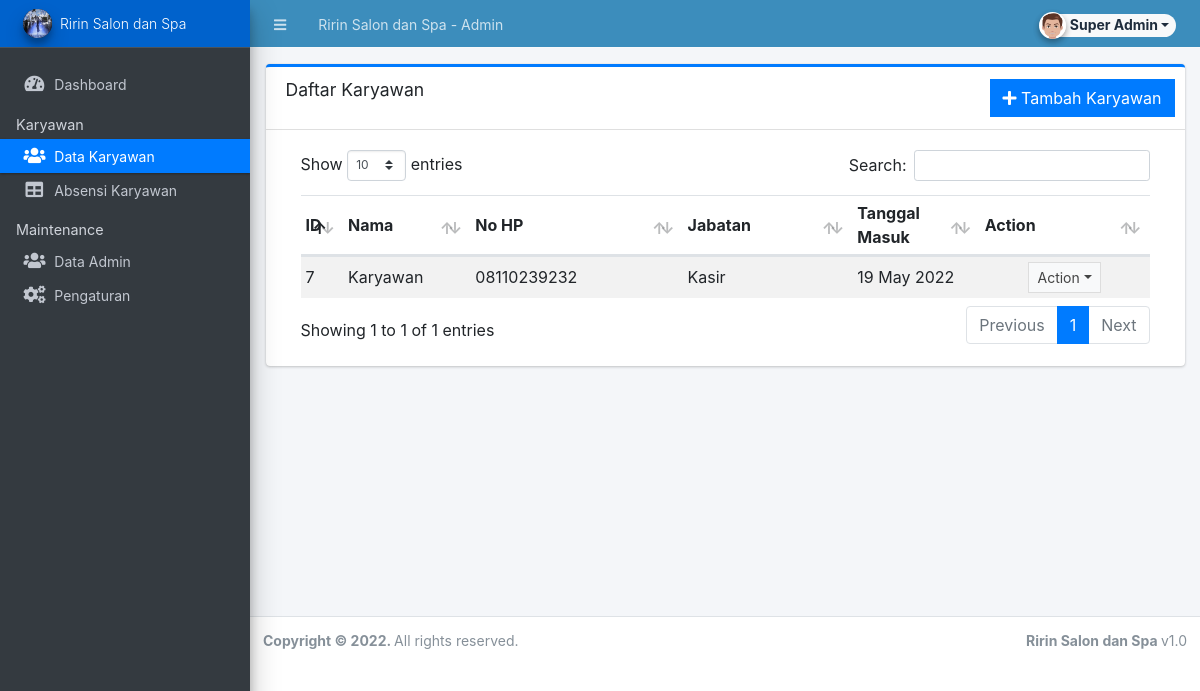
Page /admin/?page=karyawan/karyawan (signed in) on the earlier database version.
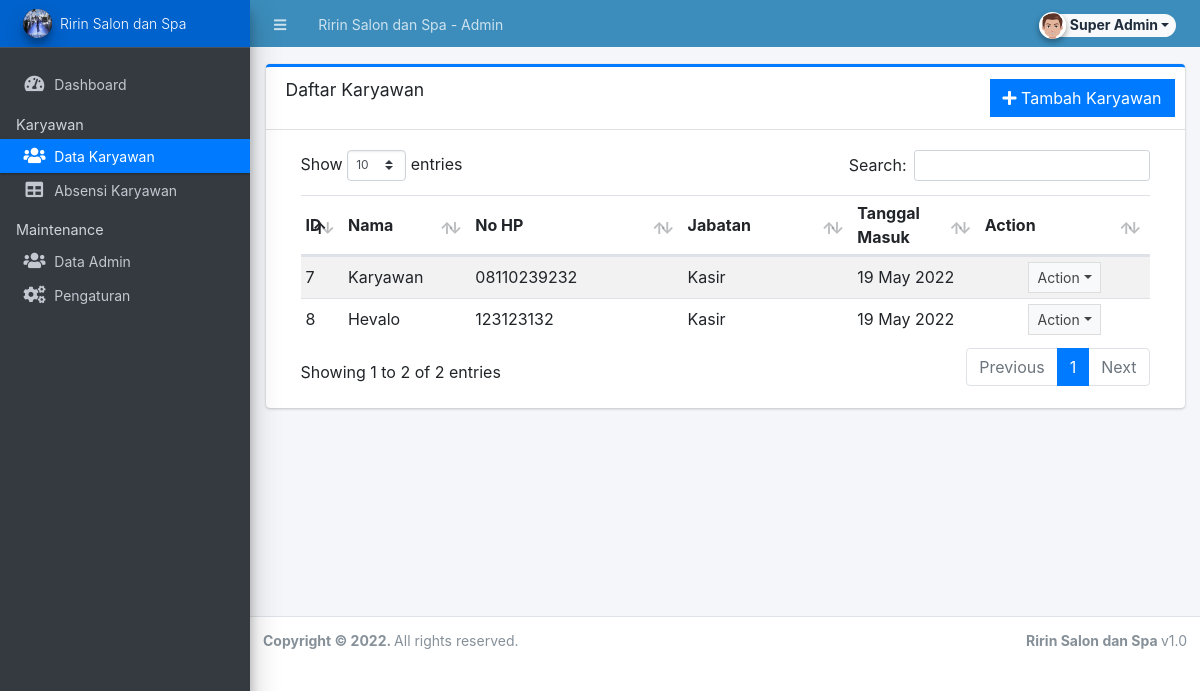
Same page on the later database version.
### tables this page shows
CREATE TABLE `karyawan` (
  `id` int(11) NOT NULL AUTO_INCREMENT,
  `nama` varchar(50) DEFAULT NULL,
  `alamat` varchar(100) DEFAULT NULL,
  `nohp` varchar(15) DEFAULT NULL,
  `jabatan` int(11) DEFAULT NULL,
  `gajipokok` int(11) DEFAULT NULL,
  `tanggalmasuk` date DEFAULT NULL,
  KEY `id` (`id`)
);

### admin/karyawan/karyawan.php (the view, shortened to what this page needs)
<div class="card card-outline card-primary">
	<div class="card-header">
		<h3 class="card-title">Daftar Karyawan</h3>
		<div class="card-tools">
			<a href="javascript:void(0)" id="create_new" class="btn btn-flat btn-primary"><span class="fas fa-plus"></span>  Tambah Karyawan</a>
		</div>
	</div>
	<div class="card-body">
		<div class="container-fluid">
        <div class="container-fluid">
			<table class="table table-hovered table-striped">
				<colgroup>
					<col width="5%">
					<col width="15%">
					<col width="25%">
					<col width="20%">
					<col width="15%">
					<col width="20%">
				</colgroup>
				<thead>
					<tr>
						<th>ID</th>
						<th>Nama</th>
						<th>No HP</th>
                        <th>Jabatan</th>
                        <th>Tanggal Masuk</th>
						<th>Action</th>
					</tr>
				</thead>
				<tbody>
					<?php
						$qry = $conn->query("SELECT * from karyawan order by id asc ");
						while($row = $qry->fetch_assoc()):
					?>
						<tr>
                            <td><?php echo $row['id'] ?></td>
                            <td><?php echo $row['nama'] ?></td>
                            <td><?php echo $row['nohp'] ?></td>
                            <td>
                                <?php if($row['jabatan'] == 1): ?>
                                    <span>Hairstylist</span>
                                <?php elseif($row['jabatan'] == 2): ?>
                                    <span>Kasir</span>
                                <?php else :?>
                                    <span>Hairdresser</span>
                                <?php endif; ?>
                            </td>
							<td><?php echo date("d M Y",strtotime($row['tanggalmasuk'])) ?></td>
							<td align="center">
								 <button type="button" class="btn btn-flat btn-default btn-sm dropdown-toggle dropdown-icon" data-toggle="dropdown">
				                  		Action
				                  </button>
							</td>
						</tr>
					<?php endwhile; ?>
				</tbody>
			</table>
		</div>
		</div>
	</div>
</div>

Differences in the rows shown:
added karyawan: id "8", nama "Hevalo", nohp "123123132", jabatan "Kasir", tanggalmasuk "19 May 2022"
Other differences:
text written by a page script: "Show entries Search: Showing 1 to 1 of 1 entries Previous 1 Next" → "Show entries Search: Showing 1 to 2 of 2 entries Previous 1 Next"
